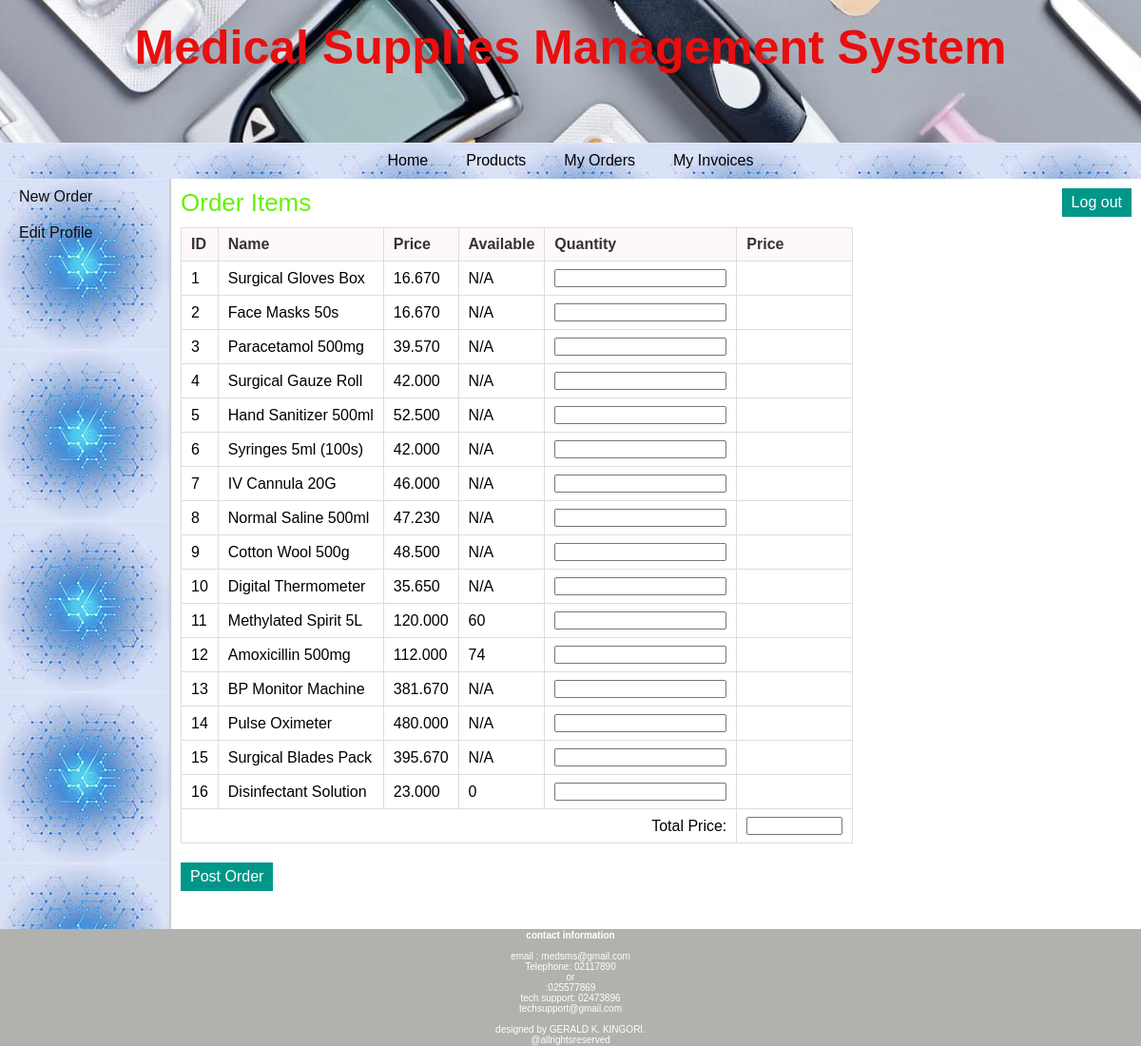
The page /retailer/order_items.php (signed in) on the database its author committed.
### tables this page shows
CREATE TABLE `products` (
  `pro_id` int(11) NOT NULL,
  `pro_name` varchar(25) NOT NULL,
  `pro_desc` text,
  `pro_price` decimal(10,3) NOT NULL,
  `unit` int(11) NOT NULL,
  `pro_cat` int(11) NOT NULL,
  `quantity` int(6) DEFAULT NULL
);

### retailer/order_items.php (the view, shortened to what this page needs)
<?php
	require("../includes/config.php");
	if(isset($_SESSION['retailer_login']) || isset($_SESSION['admin_login'])) {
			$query_selectProducts = "SELECT * FROM products";
			$result_selectProducts = mysqli_query($con,$query_selectProducts);
	}
	else {
		header('Location:../index.php');
	}
?>
<!DOCTYPE html>
<html>
<head>
	<link rel="stylesheet" href="../includes/main_style.css" >
</head>
<body>
	<?php
		include("../includes/header.inc.php");
		include("../includes/nav_retailer.inc.php");
		include("../includes/aside_retailer.inc.php");
	?>
	<section>
		<h1>Order Items</h1>
		<form action="insert_man_order.php" method="POST" class="form">
		<table class="table_displayData">
			<tr>
				<th> ID </th>
				<th> Name </th>
				<th> Price </th>
				<th> Available </th>
				<th> Quantity </th>
				<th> Price </th>
			</tr>
			<?php $i=1; while($row_selectProducts = mysqli_fetch_array($result_selectProducts)) { ?>
			<tr>
				<td> <?php echo $row_selectProducts['pro_id']; ?> </td>
				<td> <?php echo $row_selectProducts['pro_name']; ?> </td>
				<td> <?php echo $row_selectProducts['pro_price']; ?> </td>
				<td> <?php if($row_selectProducts['quantity'] == NULL){ echo "N/A";} else {echo $row_selectProducts['quantity'];} ?> </td>
				<td> <input type="text" class="quantity" id="<?php echo $row_selectProducts['pro_id']; ?>" name="<?php echo "txtQuantity".$row_selectProducts['pro_id']; ?>" /> </td>
				<td> <div id="<?php echo "totalPrice".$row_selectProducts['pro_id']; ?>"></div> </td>
			</tr>
			<?php $i++; } ?>
			<tr>
				<td colspan="5" style="text-align:right;"> Total Price: </td>
				<td> <input type="text" size="10" id="txtFinalAmount" name="total_price" readonly="readonly" value="" /> </td>
			</tr>
		</table>
		<input id="btnSubmit" type="submit" value="Post Order" class="submit_button" />
		</form>
	</section>
	<?php
		include("../includes/footer.inc.php");
	?>
</body>
</html>

### includes/main_style.css (style rules this page uses)
* { font-family: arial,sans-serif; margin:0px; padding:0px; }
body { width:auto; margin:auto; border:none; }
.submit_button { font-size:16px; margin-top:20px; margin-right:20px; padding:6px 10px; background-color:#009688; border:none; color:white; }
section { width:1000px; padding:10px; padding-bottom:40px; }
section h1 { margin-bottom:10px; font-weight:normal; color:rgb(101, 240, 9); font-size: 26px; }
table { border-collapse: collapse; }
.table_displayData td, .table_displayData th { border:1px solid #ddd; padding: 8px 10px; text-align: left; }
.table_displayData th { background-color:rgba(255, 248, 248, 0.897); color:#333; }

### rows shown on the page
products: pro_id "1", pro_name "Surgical Gloves Box", pro_price "16.670", shows "N/A"
products: pro_id "2", pro_name "Face Masks 50s", pro_price "16.670", shows "N/A"
products: pro_id "3", pro_name "Paracetamol 500mg", pro_price "39.570", shows "N/A"
products: pro_id "4", pro_name "Surgical Gauze Roll", pro_price "42.000", shows "N/A"
products: pro_id "5", pro_name "Hand Sanitizer 500ml", pro_price "52.500", shows "N/A"
products: pro_id "6", pro_name "Syringes 5ml (100s)", pro_price "42.000", shows "N/A"
products: pro_id "7", pro_name "IV Cannula 20G", pro_price "46.000", shows "N/A"
products: pro_id "8", pro_name "Normal Saline 500ml", pro_price "47.230", shows "N/A"
products: pro_id "9", pro_name "Cotton Wool 500g", pro_price "48.500", shows "N/A"
products: pro_id "10", pro_name "Digital Thermometer", pro_price "35.650", shows "N/A"
products: pro_id "11", pro_name "Methylated Spirit 5L", pro_price "120.000", quantity "60"
products: pro_id "12", pro_name "Amoxicillin 500mg", pro_price "112.000", quantity "74"
products: pro_id "13", pro_name "BP Monitor Machine", pro_price "381.670", shows "N/A"
products: pro_id "14", pro_name "Pulse Oximeter", pro_price "480.000", shows "N/A"
products: pro_id "15", pro_name "Surgical Blades Pack", pro_price "395.670", shows "N/A"
products: pro_id "16", pro_name "Disinfectant Solution", pro_price "23.000", quantity "0"
